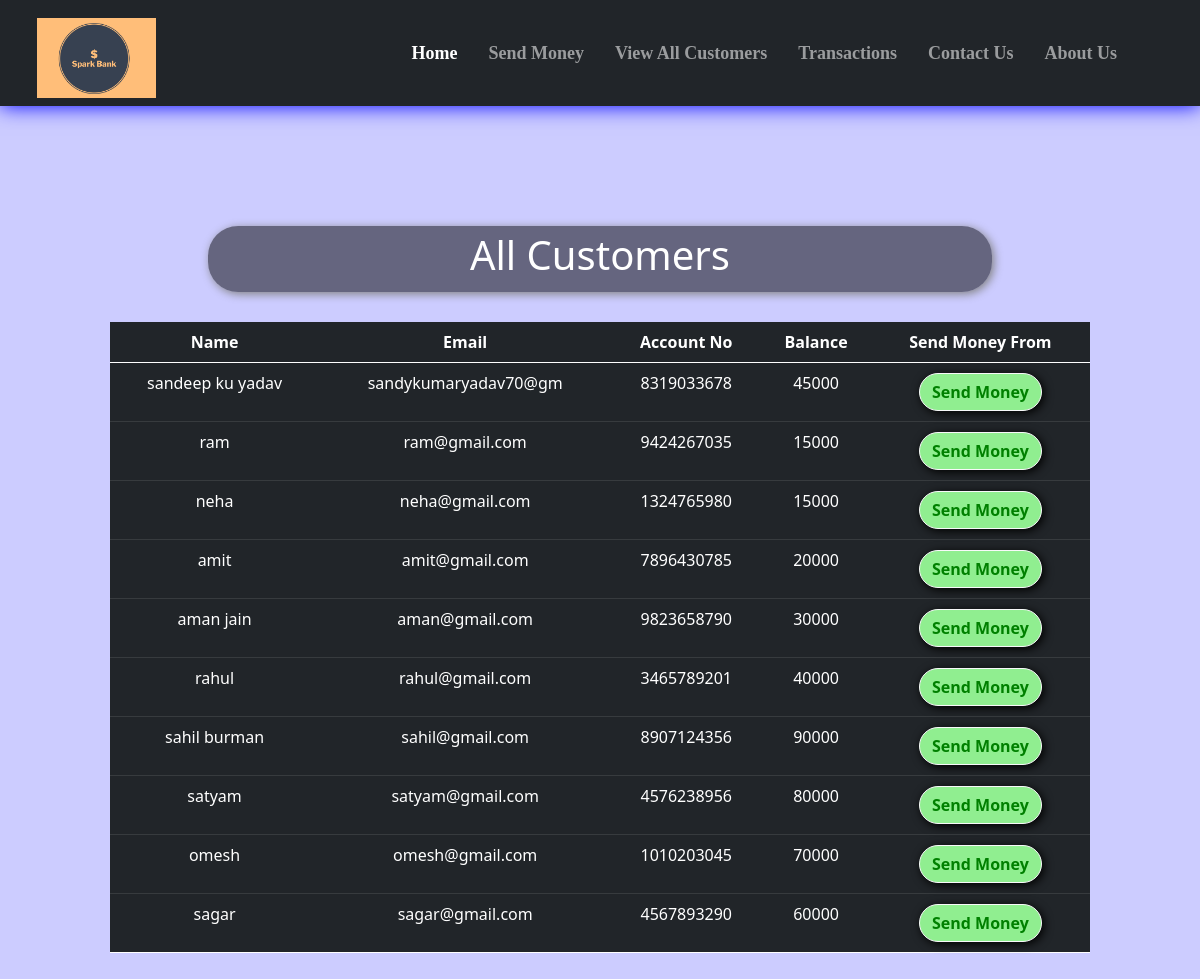
/all_cust.php, run on the app's committed database.
### tables this page shows
CREATE TABLE `users` (
  `sr` int(11) NOT NULL,
  `name` varchar(20) NOT NULL,
  `email` varchar(20) NOT NULL,
  `accno` varchar(10) NOT NULL,
  `blc` bigint(20) NOT NULL
);

### all_cust.php (the view, shortened to what this page needs)
<!doctype html>
<html lang="en">
<head>
    <link href="https://cdn.jsdelivr.net/npm/bootstrap@5.0.2/dist/css/bootstrap.min.css" rel="stylesheet"
>
    <link rel="stylesheet" href="https://cdnjs.cloudflare.com/ajax/libs/font-awesome/5.15.3/css/all.min.css"
 />
</head>
<body style="padding-top:8%; background-color:#CCCCFF;">
    <?php include 'spin.php'; ?>
<nav class="navbar navbar-expand-lg navbar-dark bg-dark fixed fixed-top"
    style="font-family:candara; font-size:18px; box-shadow: 0px 0px 20px 0px blue;">
    <div class="container-fluid">
        <a href="index.php"><img src="sec/sandy323.png" alt=""
                style="height: 80px; margin-left:25px; margin-top:10px;"></a>
    </div>
    <div class="collapse navbar-collapse" id="navbarSupportedContent">
        <b>
            <ul class="navbar-nav ">
                <li class="nav-item nav-links" style="margin-left:15px;">
                    <a class="nav-link active text-nowrap" aria-current="page" href="index.php">Home</a>
                </li>
                <li class="nav-item" style="margin-left:15px; ">
                    <a class="nav-link text-nowrap" href="send_money.php">Send Money</a>
                </li>
                <li class="nav-item" style="margin-left:15px;">
                    <a class="nav-link text-nowrap" href="all_cust.php#">View All Customers</a>
                </li>
                <li class="nav-item" style="margin-left:15px;">
                    <a class="nav-link text-nowrap" href="transactions.php">Transactions</a>
                </li>
                <li class="nav-item" style="margin-left:15px;">
                    <a class="nav-link text-nowrap" href="contact_us.php">Contact Us</a>
                </li>
                <li class="nav-item" style="margin-left:15px; margin-right:75px;">
                    <a class="nav-link text-nowrap" href="about_us.php#">About Us</a>
                </li>
            </ul>
        </b>
    </div>
</nav>
    <center>
        <div class="container" style="margin-top: 10%; padding:10px 80px 10px 80px; ">
            <div
                style="width:80%; background-color:rgba(0,0,0,.5); padding:5px 5px 5px 5px; border-radius:30px; box-shadow: 2px 2px 10px gray;">
                <h1 style=" color:white;">All Customers</h1>
            </div>
            <?php
    $conn = mysqli_connect($servername, $username, $password, $database);
    if(!$conn){
        die("Connection not established: ".mysqli_connect_error());
    }else{
        $sql = "SELECT * FROM `users`";
        $result = mysqli_query($conn, $sql);
?>
            <table class="table table-dark" style="margin-top: 30px;">
                <thead>
                    <tr>
                        <th scope="col">Name</th>
                        <th scope="col">Email</th>
                        <th scope="col">Account No</th>
                        <th scope="col">Balance</th>
                        <th scope="col">Send Money From</th>
                    </tr>
                </thead>
                <?php
echo "<tbody>";
        while($row = mysqli_fetch_assoc($result)){
        echo    '
            <tr>
              <td>'.$row['name'].'</td>
              <td>'.$row['email'].'</td>
              <td>'.$row['accno'].'</td>
              <td>'.$row['blc'].'</td>
              <td style="padding:10px 10px 10px 10px;" >
              <a href="send_money.php?reads='.$row['accno'].'"
              <button type="button" class="btn mybtn btn-outline-light">Send Money</button>
              </a>
              </td>
            </tr>';
    }
    }
    echo "</tbody>";
?>
        </div>
    </center>
</body>
</html>

### spin.php (shortened to what this page needs)
<html>
<head>
<link rel="stylesheet" href="https://cdnjs.cloudflare.com/ajax/libs/font-awesome/5.15.3/css/all.min.css" />
</head>
<body>
    </body>
</html>

### all_cust.php (style rules this page uses)
th, td { text-align: center; }
.mybtn { box-shadow: 2px 2px 10px black; border-radius: 30px; font-weight: bold; background-color: lightgreen; color: green; }

### data on the page
users: name "sandeep ku yadav", email "sandykumaryadav70@gm", accno "8319033678", blc "45000"
users: name "ram", email "ram@gmail.com", accno "9424267035", blc "15000"
users: name "neha", email "neha@gmail.com", accno "1324765980", blc "15000"
users: name "amit", email "amit@gmail.com", accno "7896430785", blc "20000"
users: name "aman jain", email "aman@gmail.com", accno "9823658790", blc "30000"
users: name "rahul", email "rahul@gmail.com", accno "3465789201", blc "40000"
users: name "sahil burman", email "sahil@gmail.com", accno "8907124356", blc "90000"
users: name "satyam", email "satyam@gmail.com", accno "4576238956", blc "80000"
users: name "omesh", email "omesh@gmail.com", accno "1010203045", blc "70000"
users: name "sagar", email "sagar@gmail.com", accno "4567893290", blc "60000"
